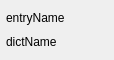
<?xml version="1.0" encoding="UTF-8"?>
<ui version="4.0">
 <class>WordListEntry</class>
 <widget class="QWidget" name="WordListEntry">
  <property name="geometry">
   <rect>
    <x>0</x>
    <y>0</y>
    <width>114</width>
    <height>60</height>
   </rect>
  </property>
  <property name="sizePolicy">
   <sizepolicy hsizetype="Expanding" vsizetype="Fixed">
    <horstretch>0</horstretch>
    <verstretch>0</verstretch>
   </sizepolicy>
  </property>
  <property name="minimumSize">
   <size>
    <width>0</width>
    <height>60</height>
   </size>
  </property>
  <property name="maximumSize">
   <size>
    <width>16777215</width>
    <height>60</height>
   </size>
  </property>
  <property name="windowTitle">
   <string>Form</string>
  </property>
  <layout class="QVBoxLayout" name="verticalLayout">
   <property name="spacing">
    <number>0</number>
   </property>
   <property name="leftMargin">
    <number>6</number>
   </property>
   <property name="topMargin">
    <number>6</number>
   </property>
   <property name="rightMargin">
    <number>0</number>
   </property>
   <property name="bottomMargin">
    <number>6</number>
   </property>
   <item>
    <widget class="QLabel" name="entryName">
     <property name="text">
      <string>entryName</string>
     </property>
    </widget>
   </item>
   <item>
    <widget class="QLabel" name="dictName">
     <property name="text">
      <string>dictName</string>
     </property>
    </widget>
   </item>
  </layout>
 </widget>
 <resources/>
 <connections/>
</ui>
